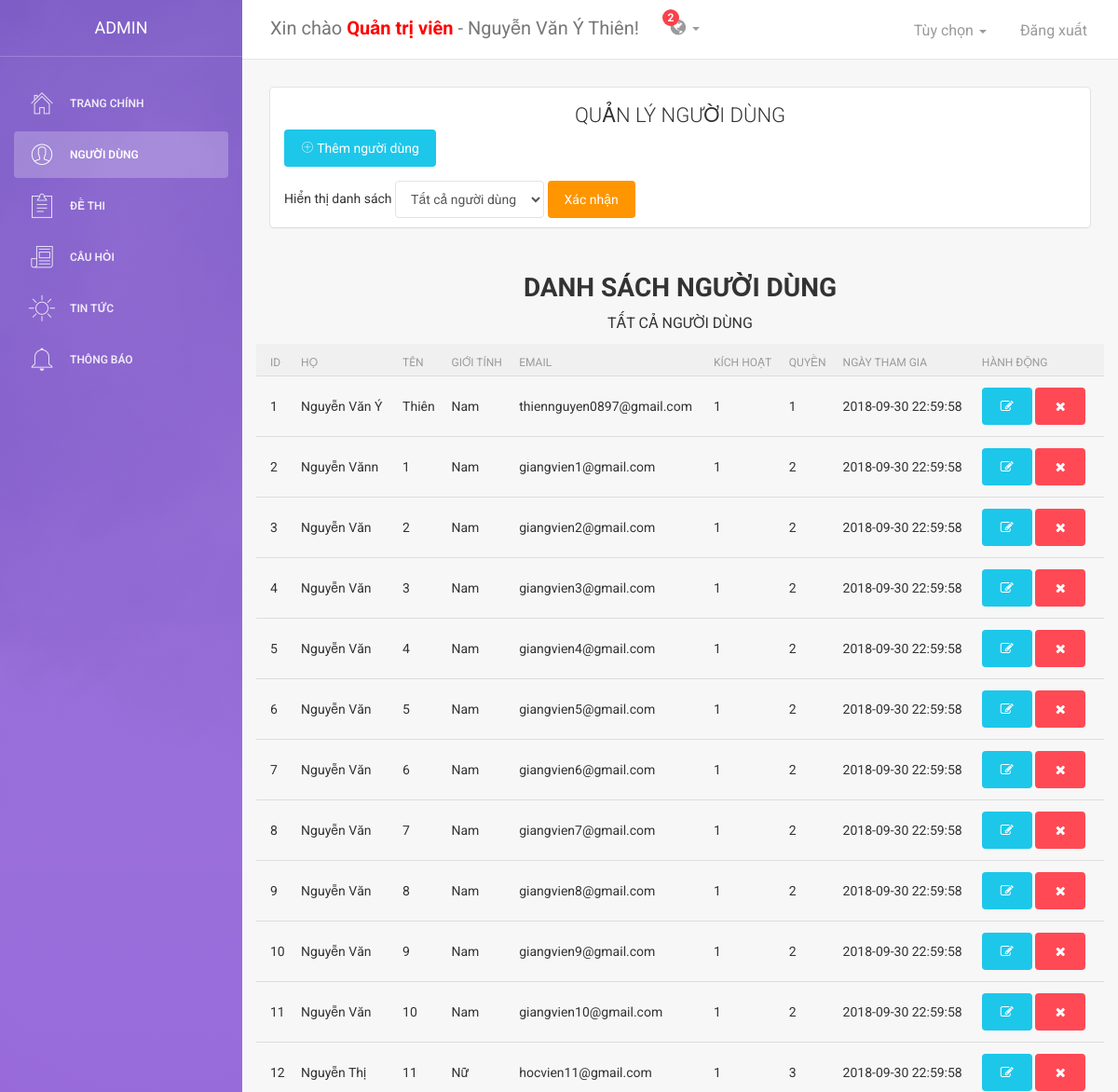
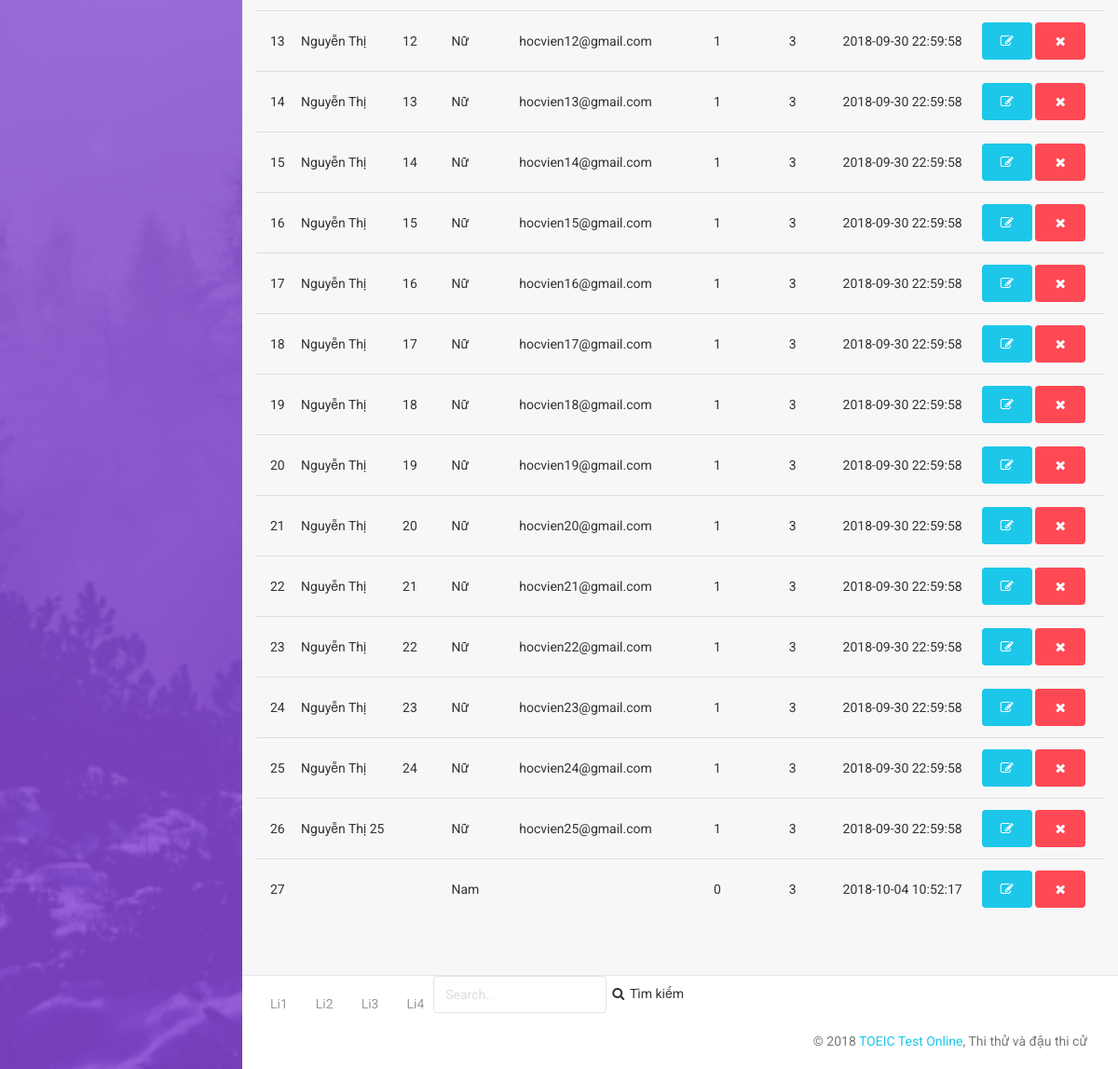
The page /admin/index.php?p=nguoidung (signed in) on the database its author committed (2 pictures, top to bottom).
### tables this page shows
CREATE TABLE `nguoidung` (
  `IdUser` int(11) NOT NULL,
  `Ho` varchar(100) DEFAULT NULL,
  `Ten` varchar(45) NOT NULL,
  `GioiTinh` varchar(4) DEFAULT 'None',
  `MatKhau` varchar(50) NOT NULL,
  `Quyen` int(11) NOT NULL,
  `Mail` varchar(50) NOT NULL,
  `KichHoat` tinyint(1) NOT NULL DEFAULT '0',
  `Avatar` varchar(255) DEFAULT NULL,
  `NgayThamGia` datetime NOT NULL DEFAULT CURRENT_TIMESTAMP
);

### database/connection.php (called while the page is built, shortened)
<?php
class connection
{
    public function __construct()
    {
        $this->con = new mysqli(sql_server, sql_user, sql_password, sql_database);
    }
}
?>

### Model/model_admin.php (called while the page is built, shortened)
<?php
require_once "../database/connection.php";
class model_admin extends connection {
	protected function get_list_users() {
		$sql = "SELECT * FROM nguoidung";
		$kq = $this->con->query($sql);
        if($kq->num_rows>0) return $kq;
        return $this->con->error();
	}
}
?>

### Controller/controller_admin.php (the view, shortened to what this page needs)
<?php
require_once("../Model/model_admin.php");
class controller_admin extends model_admin
{
    function sideBar_Nav($p)
    {
        switch ($p) {
            case "nguoidung":
                $a2 = "class=active";
                break;
        }
        echo '
            <div class="logo">
                <a href="#" class="simple-text">ADMIN</a>
            </div>
            <ul class="nav">
                <li ' . (isset($a1) ? $a1 : "") . '><a href="index.php"><i class="pe-7s-home"></i><p>Trang chính</p></a></li>
                <li ' . (isset($a2) ? $a2 : "") . '><a href="index.php?p=nguoidung"><i class="pe-7s-user"></i><p>Người dùng</p></a></li>
                <li ' . (isset($a3) ? $a3 : "") . '><a href="index.php?p=dethi"><i class="pe-7s-note2"></i><p>Đề thi</p></a></li>
                <li ' . (isset($a4) ? $a4 : "") . '><a href="index.php?p=cauhoi"><i class="pe-7s-news-paper"></i><p>Câu hỏi</p></a></li>
                <li ' . (isset($a5) ? $a5 : "") . '><a href="index.php?p=tintuc"><i class="pe-7s-sun"></i><p>Tin tức</p></a></li>
                <li ' . (isset($a6) ? $a6 : "") . '><a href="index.php?p=thongbao"><i class="pe-7s-bell"></i><p>Thông báo</p></a></li>
            </ul>';
    }
    function print_users_table($param)
    {
        $ad = new model_admin();
        if ($param == 0) {
            $kq = $ad->get_list_users();
        }
        while ($row = $kq->fetch_array()) {
            echo '<tr><td>' . $row["IdUser"] . '</td>
		<td>' . $row["Ho"] . '</td>
		<td>' . $row["Ten"] . '</td>
		<td>' . $row["GioiTinh"] . '</td>
		<td>' . $row["Mail"] . '</td>
		<td>' . $row["KichHoat"] . '</td>
		<td>' . $row["Quyen"] . '</td>
        <td>' . $row["NgayThamGia"] . '</td>
        <td><a href="?p=nguoidung&edituser='.$row["IdUser"].'"><button type="button" rel="tooltip" title="Sửa người dùng" class="btn btn-info btn-fill edit" name="btn-edit" id="'.$row["IdUser"].'"><i class="fa fa-edit"></i></button></a>
        <a href="?p=nguoidung&removeresu='.$row["IdUser"].'"><button type="button" rel="tooltip" title="Xóa người dùng" class="btn btn-danger btn-fill" id="'.$row["IdUser"].'"><i class="fa fa-times"></i></button></a>
        </tr>
        ';
        }
    }
}
?>

### rows shown on the page
nguoidung: IdUser "1", Ho "Nguyễn Văn Ý", Ten "Thiên", GioiTinh "Nam", Mail "thiennguyen0897@gmail.com", KichHoat "1", Quyen "1", NgayThamGia "2018-09-30 22:59:58"
nguoidung: IdUser "2", Ho "Nguyễn Vănn", Ten "1", GioiTinh "Nam", Mail "giangvien1@gmail.com", KichHoat "1", Quyen "2", NgayThamGia "2018-09-30 22:59:58"
nguoidung: IdUser "3", Ho "Nguyễn Văn", Ten "2", GioiTinh "Nam", Mail "giangvien2@gmail.com", KichHoat "1", Quyen "2", NgayThamGia "2018-09-30 22:59:58"
nguoidung: IdUser "4", Ho "Nguyễn Văn", Ten "3", GioiTinh "Nam", Mail "giangvien3@gmail.com", KichHoat "1", Quyen "2", NgayThamGia "2018-09-30 22:59:58"
nguoidung: IdUser "5", Ho "Nguyễn Văn", Ten "4", GioiTinh "Nam", Mail "giangvien4@gmail.com", KichHoat "1", Quyen "2", NgayThamGia "2018-09-30 22:59:58"
nguoidung: IdUser "6", Ho "Nguyễn Văn", Ten "5", GioiTinh "Nam", Mail "giangvien5@gmail.com", KichHoat "1", Quyen "2", NgayThamGia "2018-09-30 22:59:58"
nguoidung: IdUser "7", Ho "Nguyễn Văn", Ten "6", GioiTinh "Nam", Mail "giangvien6@gmail.com", KichHoat "1", Quyen "2", NgayThamGia "2018-09-30 22:59:58"
nguoidung: IdUser "8", Ho "Nguyễn Văn", Ten "7", GioiTinh "Nam", Mail "giangvien7@gmail.com", KichHoat "1", Quyen "2", NgayThamGia "2018-09-30 22:59:58"
nguoidung: IdUser "9", Ho "Nguyễn Văn", Ten "8", GioiTinh "Nam", Mail "giangvien8@gmail.com", KichHoat "1", Quyen "2", NgayThamGia "2018-09-30 22:59:58"
nguoidung: IdUser "10", Ho "Nguyễn Văn", Ten "9", GioiTinh "Nam", Mail "giangvien9@gmail.com", KichHoat "1", Quyen "2", NgayThamGia "2018-09-30 22:59:58"
nguoidung: IdUser "11", Ho "Nguyễn Văn", Ten "10", GioiTinh "Nam", Mail "giangvien10@gmail.com", KichHoat "1", Quyen "2", NgayThamGia "2018-09-30 22:59:58"
nguoidung: IdUser "12", Ho "Nguyễn Thị", Ten "11", GioiTinh "Nữ", Mail "hocvien11@gmail.com", KichHoat "1", Quyen "3", NgayThamGia "2018-09-30 22:59:58"
nguoidung: IdUser "13", Ho "Nguyễn Thị", Ten "12", GioiTinh "Nữ", Mail "hocvien12@gmail.com", KichHoat "1", Quyen "3", NgayThamGia "2018-09-30 22:59:58"
nguoidung: IdUser "14", Ho "Nguyễn Thị", Ten "13", GioiTinh "Nữ", Mail "hocvien13@gmail.com", KichHoat "1", Quyen "3", NgayThamGia "2018-09-30 22:59:58"
nguoidung: IdUser "15", Ho "Nguyễn Thị", Ten "14", GioiTinh "Nữ", Mail "hocvien14@gmail.com", KichHoat "1", Quyen "3", NgayThamGia "2018-09-30 22:59:58"
nguoidung: IdUser "16", Ho "Nguyễn Thị", Ten "15", GioiTinh "Nữ", Mail "hocvien15@gmail.com", KichHoat "1", Quyen "3", NgayThamGia "2018-09-30 22:59:58"
nguoidung: IdUser "17", Ho "Nguyễn Thị", Ten "16", GioiTinh "Nữ", Mail "hocvien16@gmail.com", KichHoat "1", Quyen "3", NgayThamGia "2018-09-30 22:59:58"
nguoidung: IdUser "18", Ho "Nguyễn Thị", Ten "17", GioiTinh "Nữ", Mail "hocvien17@gmail.com", KichHoat "1", Quyen "3", NgayThamGia "2018-09-30 22:59:58"
nguoidung: IdUser "19", Ho "Nguyễn Thị", Ten "18", GioiTinh "Nữ", Mail "hocvien18@gmail.com", KichHoat "1", Quyen "3", NgayThamGia "2018-09-30 22:59:58"
nguoidung: IdUser "20", Ho "Nguyễn Thị", Ten "19", GioiTinh "Nữ", Mail "hocvien19@gmail.com", KichHoat "1", Quyen "3", NgayThamGia "2018-09-30 22:59:58"
nguoidung: IdUser "21", Ho "Nguyễn Thị", Ten "20", GioiTinh "Nữ", Mail "hocvien20@gmail.com", KichHoat "1", Quyen "3", NgayThamGia "2018-09-30 22:59:58"
nguoidung: IdUser "22", Ho "Nguyễn Thị", Ten "21", GioiTinh "Nữ", Mail "hocvien21@gmail.com", KichHoat "1", Quyen "3", NgayThamGia "2018-09-30 22:59:58"
nguoidung: IdUser "23", Ho "Nguyễn Thị", Ten "22", GioiTinh "Nữ", Mail "hocvien22@gmail.com", KichHoat "1", Quyen "3", NgayThamGia "2018-09-30 22:59:58"
nguoidung: IdUser "24", Ho "Nguyễn Thị", Ten "23", GioiTinh "Nữ", Mail "hocvien23@gmail.com", KichHoat "1", Quyen "3", NgayThamGia "2018-09-30 22:59:58"
nguoidung: IdUser "25", Ho "Nguyễn Thị", Ten "24", GioiTinh "Nữ", Mail "hocvien24@gmail.com", KichHoat "1", Quyen "3", NgayThamGia "2018-09-30 22:59:58"
nguoidung: IdUser "26", Ho "Nguyễn Thị 25", GioiTinh "Nữ", Mail "hocvien25@gmail.com", KichHoat "1", Quyen "3", NgayThamGia "2018-09-30 22:59:58"
nguoidung: IdUser "27", GioiTinh "Nam", KichHoat "0", Quyen "3", NgayThamGia "2018-10-04 10:52:17"

### other values the page prints
$_SESSION['login_lname'] "Nguyễn Văn Ý"
$_SESSION['login_fname'] "Thiên"
